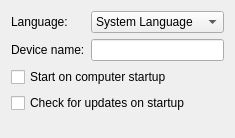
<?xml version="1.0" encoding="UTF-8"?>
<ui version="4.0">
 <class>Settings_General</class>
 <widget class="QWidget" name="Settings_General">
  <property name="geometry">
   <rect>
    <x>0</x>
    <y>0</y>
    <width>235</width>
    <height>138</height>
   </rect>
  </property>
  <property name="sizePolicy">
   <sizepolicy hsizetype="MinimumExpanding" vsizetype="MinimumExpanding">
    <horstretch>0</horstretch>
    <verstretch>0</verstretch>
   </sizepolicy>
  </property>
  <property name="windowTitle">
   <string>General</string>
  </property>
  <layout class="QFormLayout" name="formLayout_2">
   <item row="1" column="0">
    <widget class="QLabel" name="label_device">
     <property name="text">
      <string>Device name:</string>
     </property>
    </widget>
   </item>
   <item row="1" column="1">
    <widget class="QLineEdit" name="line_device"/>
   </item>
   <item row="2" column="0" colspan="2">
    <widget class="QCheckBox" name="box_startup">
     <property name="text">
      <string>Start on computer startup</string>
     </property>
    </widget>
   </item>
   <item row="3" column="0" colspan="2">
    <widget class="QCheckBox" name="box_update">
     <property name="text">
      <string>Check for updates on startup</string>
     </property>
    </widget>
   </item>
   <item row="0" column="0">
    <widget class="QLabel" name="label_lang">
     <property name="text">
      <string>Language:</string>
     </property>
    </widget>
   </item>
   <item row="0" column="1">
    <widget class="QComboBox" name="combo_lang">
     <item>
      <property name="text">
       <string>System Language</string>
      </property>
     </item>
    </widget>
   </item>
  </layout>
 </widget>
 <tabstops>
  <tabstop>combo_lang</tabstop>
  <tabstop>line_device</tabstop>
  <tabstop>box_startup</tabstop>
  <tabstop>box_update</tabstop>
 </tabstops>
 <resources/>
 <connections/>
</ui>
